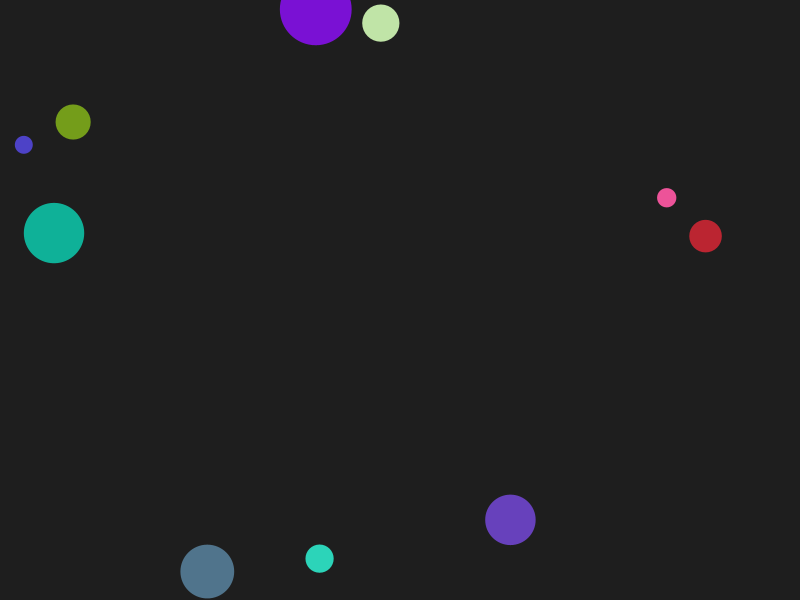
Frame 1 (no input)
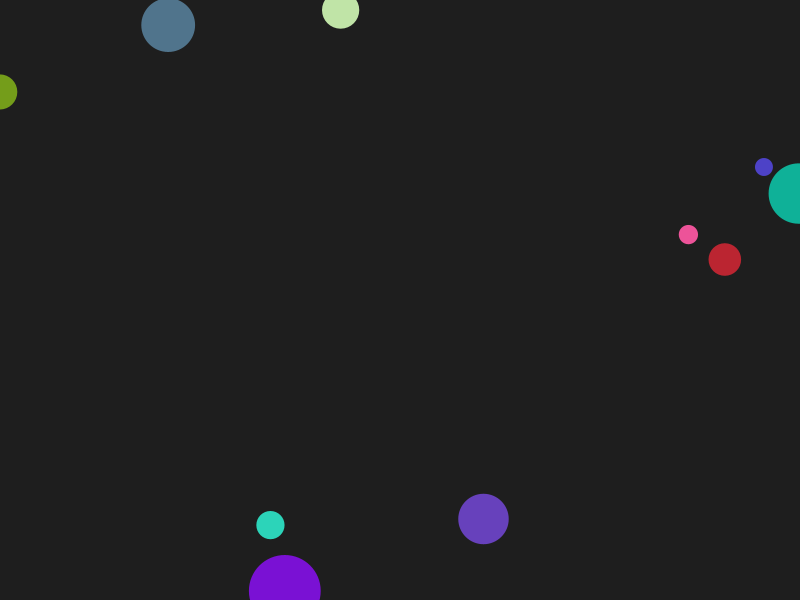
Frame 60 (the mouse pressed at the canvas centre just before this capture)
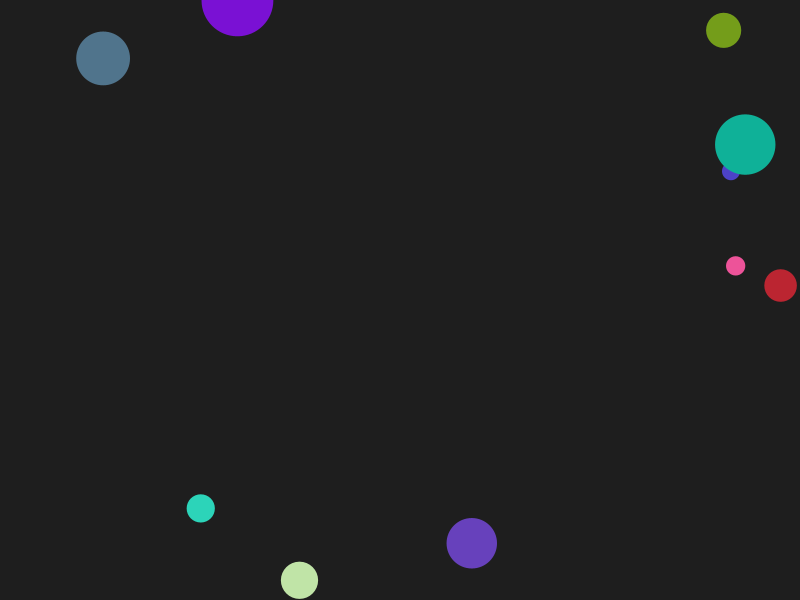
Frame 120 (the mouse held since frame 60 and released just before this capture)

The Processing sketch that drew these frames (run headless with seeded random() and noise(); from frame 60 on, the mouse is pressed at the canvas centre):

// Processing sketch: Answer_for_Quiz11
// ── Answer_for_Quiz11.pde
Walker[] walkers;  // Walker array
int walkerCount = 10;  // Number of walkers
float G = 0.4f; // Gravitational constant

void setup() {
size(800, 600);  // Set the canvas size
walkers = new Walker[walkerCount];

// Initializes Walker
for (int i = 0;  i < walkerCount;  i++) {
float mass = random(1, 5);  // Random mass
float posX = random(width);  // Random horizontal position
float posY = random(height);  // Random vertical position
walkers[i] = new Walker(mass, posX, posY);
}
}

void draw() {
background(30);

// Calculate and apply gravity
for (int i = 0;  i < walkers.length;  i++) {
for (int j = 0;  j < walkers.length;  j++) {
if (i != j) {
PVector force = walkers[j].calculateAttraction(walkers[i]);
walkers[i].applyForce(force);
}
}
}

// Update and display each Walker
for (Walker w : walkers) {
w.update();
w.display();
w.checkEdges();
}
}

class Walker {
PVector position;  // Location
PVector velocity;  // Speed
PVector acceleration;  // Acceleration
float mass;  // Quality
float size;  // Size
int r, g, b;  // Color

Walker(float mass, float x, float y) {
this.mass = mass;
this.size = mass * 15;  // Scale by mass
this.position = new PVector(x, y);
this.velocity = new PVector(random(-1, 1), random(-1, 1));  // Random initial speed
this.acceleration = new PVector(0, 0);

// Random color
this.r = (int) random(255);
this.g = (int) random(255);
this.b = (int) random(255);
}

PVector calculateAttraction(Walker other) {
PVector force = PVector.sub(other.position, this.position);  // Calculate the direction vector
float distance = constrain(force.mag(), 5, 25);  // Limit the distance to avoid getting too close or too far
force.normalize();  // Normalized direction vector

// Calculate the gravity
float strength = (G * this.mass * other.mass) / (distance * distance);
force.mult(strength);  // Scale by gravity
return force;
}

void applyForce(PVector force) {
PVector f = PVector.div(force, mass);  // Calculate the acceleration
acceleration.add(f);
}

void update() {
velocity.add(acceleration);
position.add(velocity);
acceleration.mult(0);  // Reset acceleration per frame
}

void display() {
noStroke();
fill(r, g, b);
ellipse(position.x, position.y, size, size);
}

void checkEdges() {
// Boundary detection, which crosses the boundary and appears from the other side
if (position.x > width) position.x = 0;
if (position.x < 0) position.x = width;
if (position.y > height) position.y = 0;
if (position.y < 0) position.y = height;
}
}
